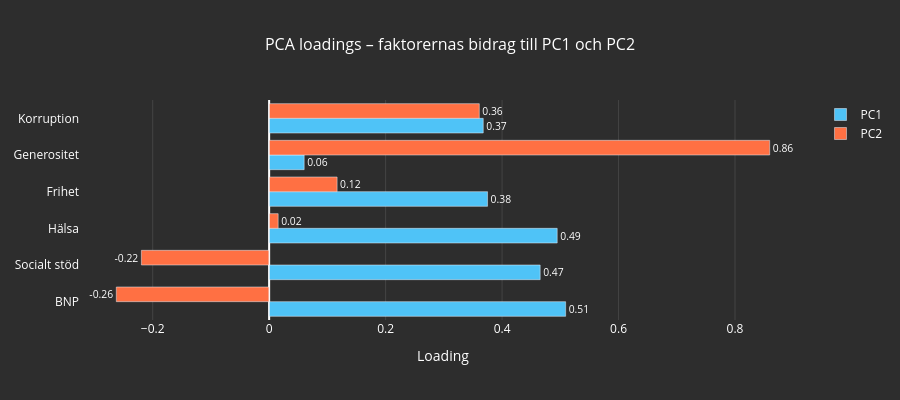

Here is the notebook cell this chart was saved with:
### Code cell
# Titta på PCA loadings. hur mycket varje ursprunglig faktor bidrar till PC1 och PC2?
# Visa hur mycket varje faktor bidrar till PC1 och PC2.
loadings = pd.DataFrame(
    pca2.components_.T,
    index=faktor_etiketter,
    columns=["PC1", "PC2"]
)

fig = go.Figure()

fig.add_trace(go.Bar(
    y=loadings.index,
    x=loadings["PC1"],
    orientation="h",
    name="PC1",
    marker_color="#4fc3f7",
    text=loadings["PC1"].round(2),
    textposition="outside",
    textfont=dict(color="white")
))

fig.add_trace(go.Bar(
    y=loadings.index,
    x=loadings["PC2"],
    orientation="h",
    name="PC2",
    marker_color="#ff7043",
    text=loadings["PC2"].round(2),
    textposition="outside",
    textfont=dict(color="white")
))

fig.add_vline(x=0, line_color="white", line_width=0.8)

fig.update_layout(
    title=dict(text="PCA loadings – faktorernas bidrag till PC1 och PC2",
               font=dict(color="white", size=16), x=0.5),
    xaxis=dict(title="Loading", title_font=dict(color="white"),
               tickfont=dict(color="white"), gridcolor="#444444"),
    yaxis=dict(tickfont=dict(color="white")),
    plot_bgcolor="#2d2d2d",
    paper_bgcolor="#2d2d2d",
    legend=dict(font=dict(color="white")),
    barmode="group",
    height=400
)

fig.show()

# Till presentation: Visar vilka faktorer som kännetecknar strukturellt starka/svaga länder.
# PC1 representerar den dominerande variationsriktningen; den faktor med högst loading där är den viktigaste.

### Figure 1 — Plotly figure (JSON) as saved in the notebook; plotly's stock layout.template omitted (floating-point values rounded to 4 significant figures)
{"data": [{"marker": {"color": "#4fc3f7"}, "name": "PC1", "orientation": "h", "text": [0.51, 0.47, 0.49, 0.38, 0.06, 0.37], "textfont": {"color": "white"}, "textposition": "outside", "type": "bar", "x": [0.5092, 0.4654, 0.4947, 0.3751, 0.06014, 0.3676], "y": ["BNP", "Socialt stöd", "Hälsa", "Frihet", "Generositet", "Korruption"]}, {"marker": {"color": "#ff7043"}, "name": "PC2", "orientation": "h", "text": [-0.26, -0.22, 0.02, 0.12, 0.86, 0.36], "textfont": {"color": "white"}, "textposition": "outside", "type": "bar", "x": [-0.2625, -0.2194, 0.01545, 0.1167, 0.8596, 0.3609], "y": ["BNP", "Socialt stöd", "Hälsa", "Frihet", "Generositet", "Korruption"]}], "layout": {"barmode": "group", "height": 400, "legend": {"font": {"color": "white"}}, "paper_bgcolor": "#2d2d2d", "plot_bgcolor": "#2d2d2d", "shapes": [{"line": {"color": "white", "width": 0.8}, "type": "line", "x0": 0, "x1": 0, "xref": "x", "y0": 0, "y1": 1, "yref": "y domain"}], "title": {"font": {"color": "white", "size": 16}, "text": "PCA loadings – faktorernas bidrag till PC1 och PC2", "x": 0.5}, "xaxis": {"gridcolor": "#444444", "tickfont": {"color": "white"}, "title": {"font": {"color": "white"}, "text": "Loading"}}, "yaxis": {"tickfont": {"color": "white"}}}}
